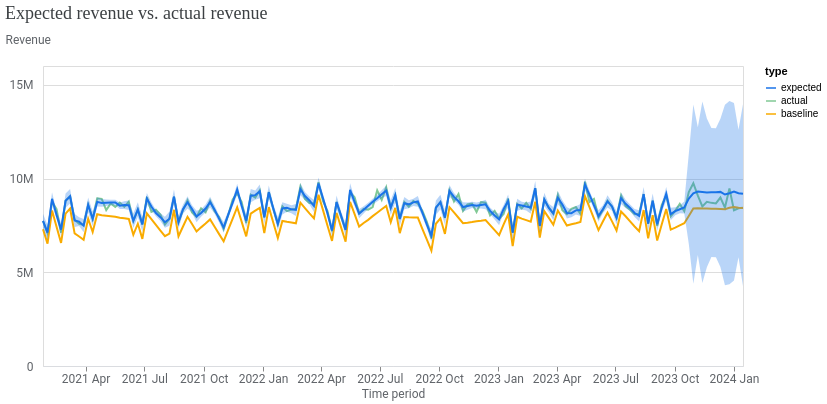

This figure's notebook cell:
### Markdown cell above
2\. Assess the model's fit by comparing the expected sales against the actual sales.

### Code cell
model_fit = visualizer.ModelFit(mmm)
model_fit.plot_model_fit()

### Figure 1 — Vega-Lite specification as saved in the notebook (floating-point values rounded to 4 significant figures; data arrays with more than 128 entries replaced by an {"elided": "..."} marker saying what was removed)
{"config": {"view": {"continuousWidth": 300, "continuousHeight": 300}, "axis": {"labelColor": "#5F6368", "labelFont": "Roboto", "labelFontSize": 12, "titleColor": "#5F6368", "titleFont": "Roboto", "titleFontSize": 12, "titleFontWeight": "normal"}}, "layer": [{"mark": {"type": "line"}, "encoding": {"color": {"field": "type", "scale": {"domain": ["expected", "actual", "baseline"], "range": ["#1A73E8", "#81C995", "#F9AB00"]}, "type": "nominal"}, "x": {"axis": {"domainColor": "#DADCE0", "format": "%Y %b", "grid": false, "tickCount": 8}, "field": "time", "title": "Time period", "type": "temporal"}, "y": {"axis": {"domain": false, "labelExpr": "replace(format(datum.value, '.3~s'), 'G', 'B')", "labelPadding": 10, "tickCount": 5, "ticks": false, "titleAlign": "left", "titleAngle": 0, "titleY": -20}, "field": "mean", "title": "Revenue", "type": "quantitative"}}}, {"mark": {"type": "rule", "opacity": 0}, "encoding": {"opacity": {"condition": {"param": "param_1", "value": 0.3, "empty": false}, "value": 0}, "tooltip": [{"field": "time", "title": "Time period", "type": "temporal"}, {"field": "expected", "format": ",.0f", "title": "Expected", "type": "quantitative"}, {"field": "actual", "format": ",.0f", "title": "Actual", "type": "quantitative"}, {"field": "baseline", "format": ",.0f", "title": "Baseline", "type": "quantitative"}], "x": {"field": "time", "type": "temporal"}}, "name": "view_1", "transform": [{"pivot": "type", "value": "mean", "groupby": ["time"]}]}, {"mark": {"type": "circle", "filled": false, "size": 36}, "encoding": {"color": {"field": "type", "legend": null, "scale": {"domain": ["expected", "actual", "baseline"], "range": ["#1A73E8", "#81C995", "#F9AB00"]}, "type": "nominal"}, "opacity": {"condition": {"param": "param_1", "value": 1, "empty": false}, "value": 0}, "x": {"field": "time", "type": "temporal"}, "y": {"field": "mean", "type": "quantitative"}}}, {"mark": {"type": "area", "opacity": 0.3}, "encoding": {"color": {"field": "type", "legend": null, "scale": {"domain": ["expected"], "range": ["#1A73E8"]}, "type": "nominal"}, "x": {"field": "time", "type": "temporal"}, "y": {"field": "ci_hi", "type": "quantitative"}, "y2": {"field": "ci_lo"}}}], "data": {"name": "data-c3e6e906086eb4c670ddcc75b8219572"}, "params": [{"name": "param_1", "select": {"type": "point", "clear": "pointerout", "fields": ["time"], "nearest": true, "on": "pointerover"}, "views": ["view_1"]}], "resolve": {"scale": {"color": "independent"}}, "title": {"text": "Expected revenue vs. actual revenue", "anchor": "start", "color": "#3C4043", "font": "Google Sans Display", "fontSize": 18, "fontWeight": "normal", "offset": 10}, "width": 700, "$schema": "https://vega.github.io/schema/vega-lite/v5.20.1.json", "datasets": {"data-c3e6e906086eb4c670ddcc75b8219572": {"elided": "468 records"}}}
